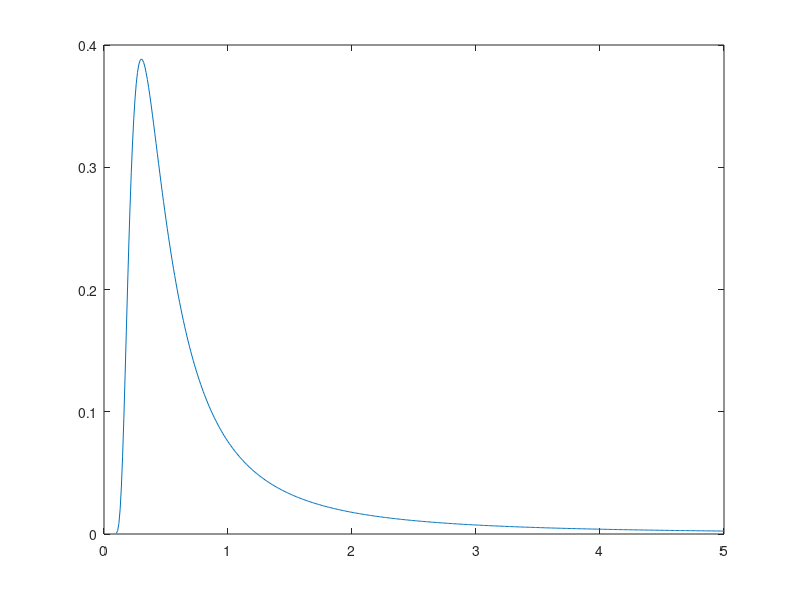

Source code (MATLAB): (Note: this script raises an error after producing the figure.)
%% Inverse gamma prior
invgamma_prior= @(x,a,b)((b.^a./gamma(a).*x.^(-a-1).*exp(-b./x)));
x = 0.1:0.01:5;
y = invgamma_prior(x.^2,.1,.1);
plot(x,y)
hold on
log(y(1))
log(y(end))
%%
a = 0.01:0.1:1;
b = 0.01:0.1:1;
[X, Y] = meshgrid(a,b);
colors = linspecer(size(Y,2));
ncol = ceil(sqrt(size(X,2)));
nrow = ceil(size(X,2)/ncol);
indx = 1;
for j = 1:size(X,2)
    for i = 1:size(X,1)
        y = invgamma_prior(x.^2, X(i,j), Y(i,j));
        subplot(nrow,ncol, indx)
        hold on
        plot(x,y/max(y), 'Color', colors(i,:));
    end
    child = get(gca, 'Children');
    legend(cellfun(@(x)strjoin({'b = ' x},''), cellstr(num2str(Y(:,j))), 'UniformOutput', false))
    hold off
    title(strjoin({'a = ', num2str(X(1,j))}, ''))
    indx = indx + 1;
end